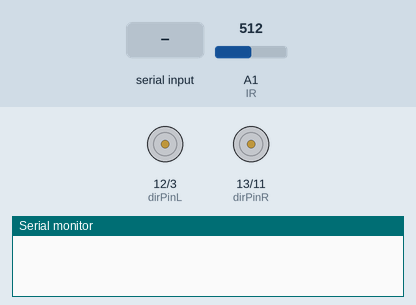
Simulated run of this sketch. Board: Arduino Uno, built with avr-gcc and run on an emulated ATmega328P. On the bench: direction and speed pins drawn as motors (green arrow = direction pin HIGH = forward, orange = LOW = backward, longer = more drive), the last lines printed to the serial monitor. The test bench sets the inputs (shaded band); at power-on: A1 (IR) = 512.

Above: at 1.2 s.
1.3 s: "90,45,200\n" received over Serial
At 1.8 s:
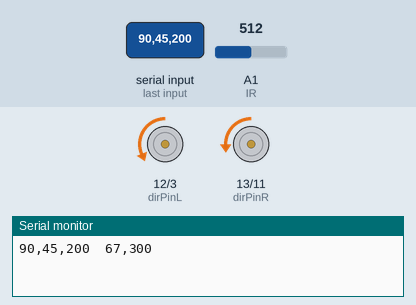
2.8 s: "90,45\n" received over Serial
At 4.9 s:
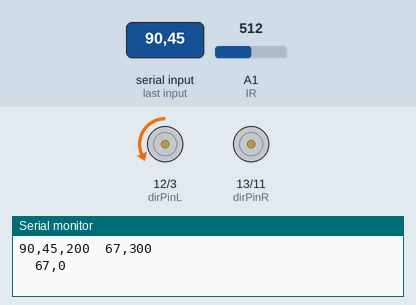
5.2 s: "30,150,10\n" received over Serial
At 6.0 s:
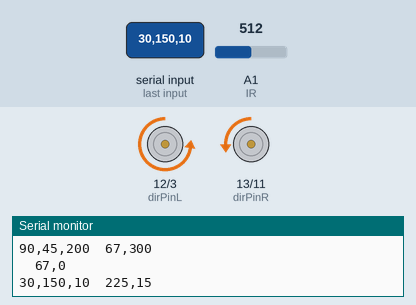
6.7 s: "30,150\n" received over Serial
At 8.9 s:
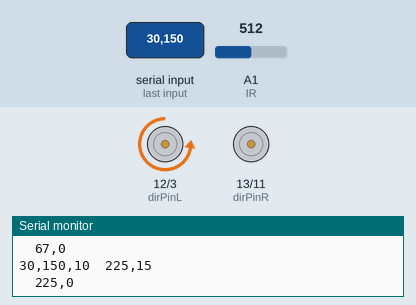
9.2 s: "1\n" received over Serial
At 11.8 s:
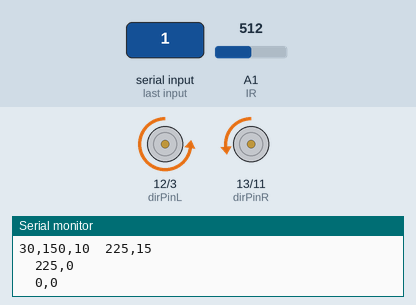
12.2 s: "1,90\n" received over Serial
At 14.5 s:
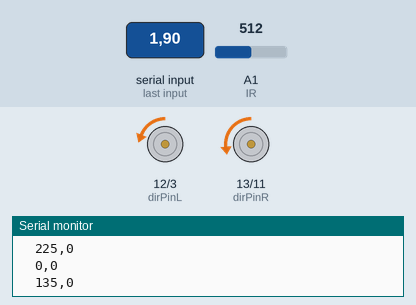
Timing chart, 0 to 15.7 s (numbered marks = the images above; inputs shaded):
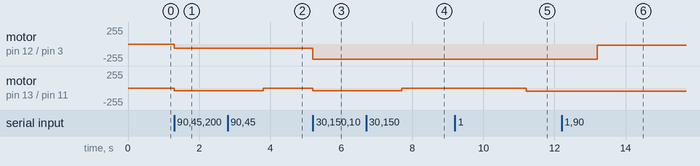

The sketch:

scorpionJoystick.ino
```cpp
/* Code by Dan Godrick with help from Jared Wampler
 *  for PID control of robot
 */

//Robot Setup Variables
const int speedPinL = 3;                            //Pin Left Motor is attached to
const int speedPinR = 11;                            //Pin Right Motor is attahced to
const int dirPinL = 12;                     //direction pin left motor
const int dirPinR = 13;                     //direction pin right motor
int LM_speed;                              //Variable for speed of Left Motor
int RM_speed;                              //Variable for speed of Right Motor

//State variable - If the first data piece is a 0, go to joystick mode. If it is a 1, PID mod
int stateVar = 0; // default joystick mode

//Joystick Variables
int readVal1 = 50;
int readVal2 = 0;
int perL = 0;
int perR = 0;
int dirL = 0;
int dirR = 0;

//PID Variables.
  int Avg_speed = 35;                        //Average (Nominal) speed of the robot
  int IR = 15;                                //Pin Sensor is attached to
  float Kp = 0.2500;                        //Proportionality constant
  float Kd = 0.015;                        //Derivative constant
  float Ki = 0.00000;                        //Integral constant
  float LoopTime = 1.0000;                  //Time that the loop takes to run
  float deltaTime = (LoopTime / 1000.00000); //Convert Loop time to seconds
  float ErrOld = 0.00000;                    //Variable for previous error
  float ErrSum = 0.00000;                    //Variable for the sum of error over time
  float Err = 0.00000;                       //Variable for error
  float ErrP;                                //Variable for Proportional error
  float ErrD;                                //Variable for Derivative error
  float ErrI;                                //Variable for Integral error
  int Command;                               //Variable for Command output
  int Desired = 185;                          //Sensor offset value for perfectly on the line. This is what we want to contol to
  int Actual;                                //Variable for Actual Sensor value

void setup(){
 Serial.begin(115200); //Sets up the Serial port
 pinMode(speedPinL,OUTPUT);
 pinMode(speedPinR,OUTPUT);
 pinMode(dirPinL,OUTPUT);
 pinMode(dirPinR,OUTPUT);
 digitalWrite(dirPinL,LOW);//Sets direction
 digitalWrite(dirPinR,LOW);//Sets direction
}

void loop(){
  getData(); //First get the data from the Bluetooth
  //If the first data piece is a 0, go to joystick mode. If it is a 1, PID mode
  if (stateVar == 1) {
    pidMode();
  } else{
    joystickMode();
  }


}

void getData(){
  while (Serial.available()>0) //If there is information available
  {
    stateVar =  Serial.parseInt();
    readVal1 =  Serial.parseInt();
    readVal2 =  Serial.parseInt();
    if (Serial.read() == '\n') //newline sets values
    {
      Serial.print(stateVar);
      Serial.print(",");
      Serial.print(readVal1);
      Serial.print(",");
      Serial.print(readVal2);
    }
      setDirection();
      setSpeeds();
  }
}

void joystickMode(){
}

void pidMode(){

  Actual = map(analogRead(IR), 0, 1023, 0, 255);
  //Reads in sensor value and re-maps it to the output range

  Err = Desired - Actual;
  //PID wants the error to be zero, so subtract the sensor value from the offset. This is how far away from the target we currently are
  ErrSum = ErrSum + Err;
  //Adding up error over time for use in Integral

  delay(LoopTime);
  //Delays the loop for the requested looptime

  ErrP = Kp * Err;

  ErrD = Kd * (Err - ErrOld) / deltaTime;

  ErrI = Ki * ErrSum * deltaTime;

  Command = ErrP + ErrD + ErrI;
  //Adds up the respective P, I & D errors to produce the total command output

  LM_speed = constrain(Avg_speed - Command, 0, 255);
  RM_speed = constrain(Avg_speed + Command, 0, 255);
  //Calculates the speed between 0 and 255 for each motor

  analogWrite(speedPinL, LM_speed);
  analogWrite(speedPinR, RM_speed);
  //Outputs the motor speeds


  ErrOld = Err;
  //Sets current error to what will be previous error for next loop. Used in derivative calculation

//  Serial.print("    Actual ");
//  Serial.print(Actual);
//  Serial.print("    LM_speed ");
//  Serial.print(LM_speed);
//  Serial.print("    RM_speed ");
//  Serial.println(RM_speed);
//  //Prints the Sensor value and motor speed to the serial port. Used for tuning.
}

void setDirection(){
  if (readVal1 >= 0){
    digitalWrite(dirPinL,0); //Low is forward
  } else if (readVal1 < 0){
    digitalWrite(dirPinL,1); //1 is Reverse
  }
  if (readVal2 >= 0){
    digitalWrite(dirPinR,0); //Low is Forward
  }else if (readVal2 < 0){
    digitalWrite(dirPinR,1); //High is reverese
  }
}

void setSpeeds(){
  readVal1 = abs(readVal1);//only interested in magnitude
  readVal2 = abs(readVal2);//only interested in magnitude
  readVal1 = map(readVal1, 0,50,0,75); // map to make quicker
  readVal2 = map(readVal2, 0,50,0,75); // map to make quicker

  perL = readVal1;
  perR = readVal2;
  Serial.print('\t');
  Serial.print(perL);
  Serial.print(",");
  Serial.println(perR);
  analogWrite(speedPinL,perL);
  analogWrite(speedPinR,perR);
}
```

Measured:
- after the input at 1.3 s, motor on pin 12 (dirPinL) / pin 3 (speedPinL): stopped → backward 67/255 at once; motor on pin 13 (dirPinR) / pin 11 (speedPinR): stopped → backward 44/255 at once
- after the input at 2.8 s, motor on pin 13 (dirPinR) / pin 11 (speedPinR): backward 44/255 → stopped after 1.0 s
- after the input at 5.2 s, motor on pin 12 (dirPinL) / pin 3 (speedPinL): backward 67/255 → backward 225/255 at once; motor on pin 13 (dirPinR) / pin 11 (speedPinR): stopped → backward 44/255 at once
- after the input at 6.7 s, motor on pin 13 (dirPinR) / pin 11 (speedPinR): backward 44/255 → stopped after 1.0 s
- after the input at 9.2 s, motor on pin 13 (dirPinR) / pin 11 (speedPinR): stopped → backward 49/255 after 2.0 s
- after the input at 12.2 s, motor on pin 12 (dirPinL) / pin 3 (speedPinL): backward 225/255 → backward 21/255 after 1.0 s
